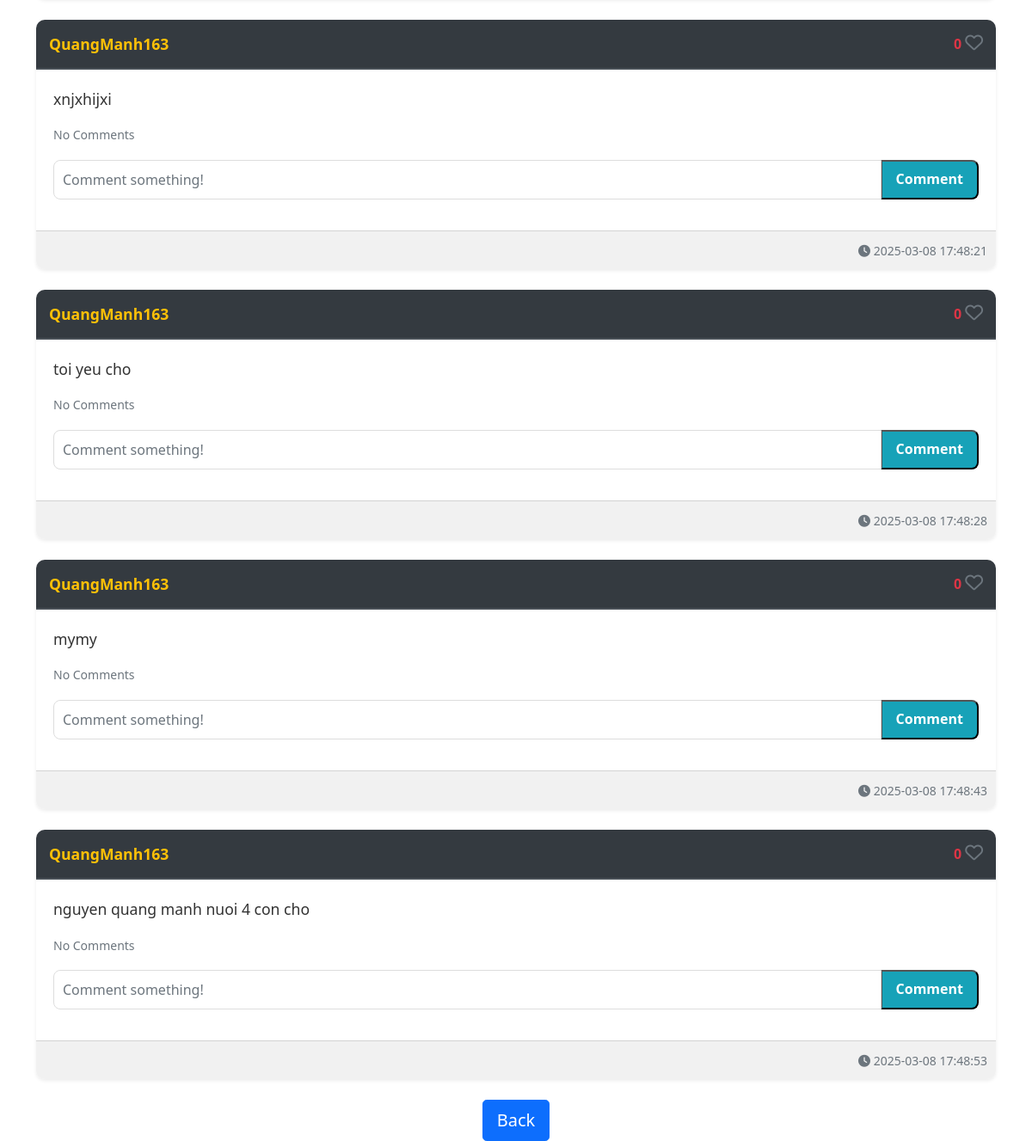
Page /posts/QuangManh163 (signed in, lower part) on the earlier database version.
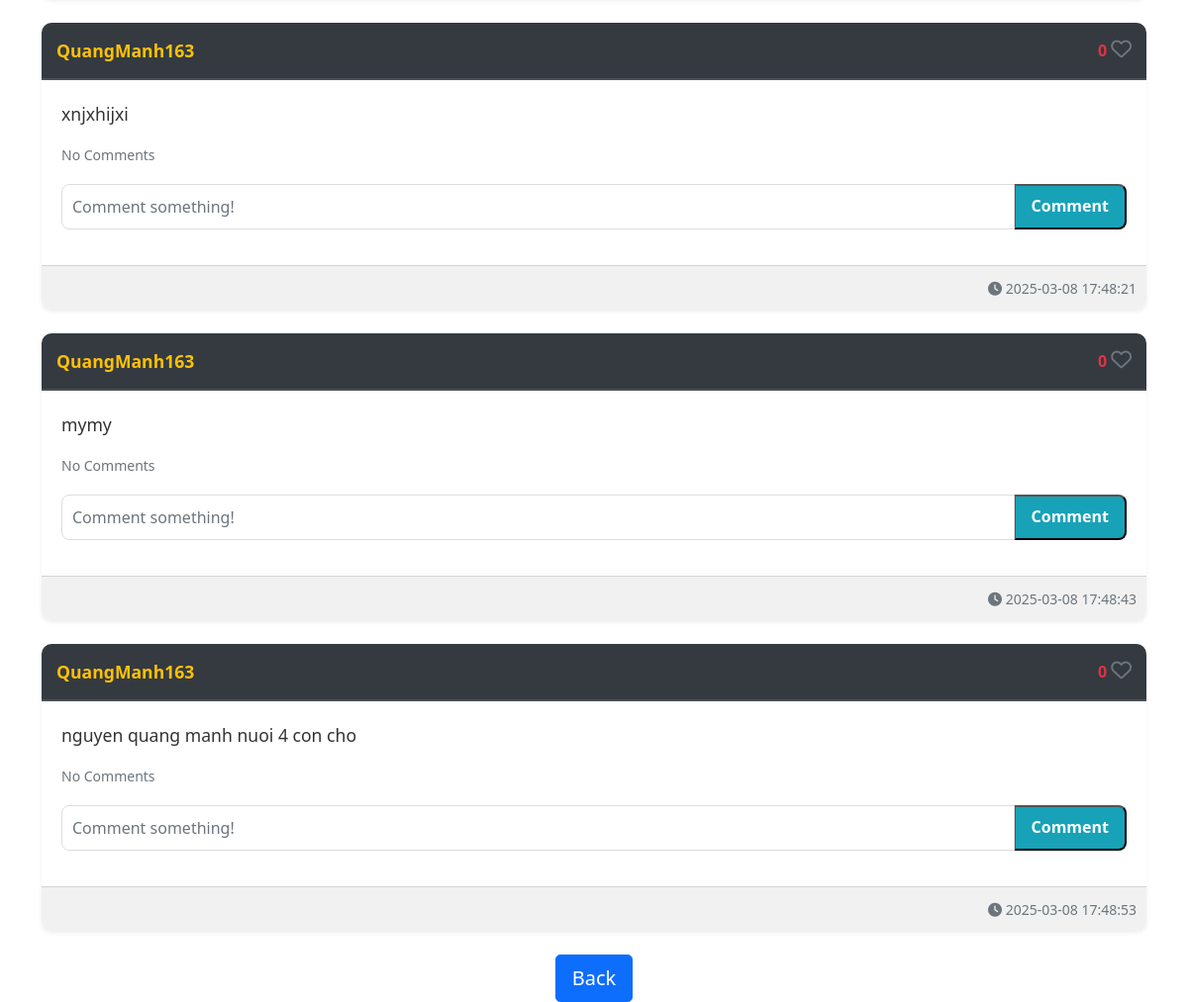
Same page on the later database version.
### website/models.py (models this page shows)
class Post(db.Model):
    id = db.Column(db.Integer, primary_key=True)
    text = db.Column(db.Text, nullable=False)
    date_created = db.Column(db.DateTime(timezone=True), default=func.now())
    author = db.Column(db.Integer, db.ForeignKey(
        'user.id', ondelete="CASCADE"), nullable=False)
    comments = db.relationship('Comment', backref='post', passive_deletes=True)
    likes = db.relationship('Like', backref='post', passive_deletes=True)

class User(db.Model, UserMixin):
    id = db.Column(db.Integer, primary_key=True)
    email = db.Column(db.String(150), unique=True)
    username = db.Column(db.String(150), unique=True)
    password = db.Column(db.String(150))
    date_created = db.Column(db.DateTime(timezone=True), default=func.now())
    is_admin = db.Column(db.Boolean, default=False)  # Thêm trường này
    is_blocked = db.Column(db.Boolean, default=False)  # Thêm để block user
    posts = db.relationship('Post', backref='user', passive_deletes=True)
    comments = db.relationship('Comment', backref='user', passive_deletes=True)
    likes = db.relationship('Like', backref='user', passive_deletes=True)

### website/views.py (the view)
@views.route("/posts/<username>")
@login_required
def posts(username):
    user = User.query.filter_by(username=username).first()
    if not user:
        flash('No user with that username exists.', category='error')
        return redirect(url_for('views.home'))
    posts = user.posts
    return render_template("posts.html", user=current_user, posts=posts, username=username)

### website/__init__.py (called while the page is built)
def create_app():
    app = Flask(__name__)
    app.config['SECRET_KEY'] = "helloworld"
    app.config['SQLALCHEMY_DATABASE_URI'] = f'sqlite:///{DB_NAME}'
    db.init_app(app)
    migrate = Migrate(app, db)
    from .views import views
    from .auth import auth
    app.register_blueprint(views, url_prefix="/")
    app.register_blueprint(auth, url_prefix="/")
    from .models import User, Post, Comment, Like
    create_database(app)
    login_manager = LoginManager()
    login_manager.login_view = "auth.login"
    login_manager.init_app(app)
    @login_manager.user_loader
    def load_user(id):
        return User.query.get(int(id))
    return app

### website/templates/posts.html (shortened to what this page needs)
{% extends "posts_div.html" %}  {% block header %} {{username}}'s posts {% endblock %} {% block footer %}
  <div align="center">
    <a href="/home"
      ><button type="button" class="btn btn-primary btn-lg">Back</button></a
    >
  </div>
  {% endblock %}

### website/templates/posts_div.html (shortened to what this page needs)
{% extends "base.html" %}
{% block content %}
  <div id="posts">
    {% for post in posts %}
    <div class="card border-0 shadow-sm mb-4">
      <div class="card-header">
        <a href="/posts/{{ post.user.username }}" class="user-link">{{ post.user.username }}</a>
        <div>
          <span id="likes-count-{{ post.id }}" class="text-danger fw-bold">
            {{ post.likes|length }}
          </span>
          {% if user.id in post.likes|map(attribute="author")|list %}
          <i class="fas fa-heart text-danger like-button" id="like-button-{{ post.id }}" onclick="like({{ post.id }})"></i>
          {% else %}
          <i class="far fa-heart text-muted like-button" id="like-button-{{ post.id }}" onclick="like({{ post.id }})"></i>
          {% endif %}
        </div>
      </div>
      <div class="card-body">
        <p class="card-text">{{ post.text }}</p>
        <p class="mt-2">
          {% if post.comments|length > 0 %}
          <a data-bs-toggle="collapse" href="#comments-{{ post.id }}" role="button" class="text-decoration-none">
            <small class="text-info fw-bold">View {{ post.comments|length }} Comments</small>
          </a>
          {% else %}
          <small class="text-muted">No Comments</small>
          {% endif %}
        </p>
        <form class="input-group mb-3" method="POST" action="/create-comment/{{ post.id }}">
          <input type="text" id="text" name="text" class="form-control" placeholder="Comment something!" />
          <button type="submit" class="btn-comment">Comment</button>
        </form>
      </div>
      <div class="card-footer text-muted text-end">
        <small><i class="fas fa-clock"></i> {{ post.date_created }}</small>
      </div>
    </div>
    {% endfor %}
  </div>
  {% block footer %}{% endblock %}
{% endblock %}

Differences in the rows shown:
removed Post: user.username "QuangManh163", likes|length "0", text "toi yeu cho", date_created "2025-03-08 17:48:28"
